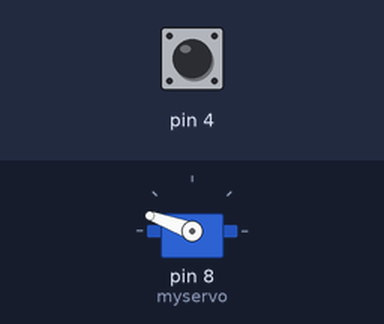
Simulated run of this sketch. Board: Arduino Uno, built with avr-gcc and run on an emulated ATmega328P. Shown: servo. The inputs (shaded band) are chosen by the test bench; at power-on: pin 4 HIGH.

Above: at 0.1 s.
At 3.1 s:
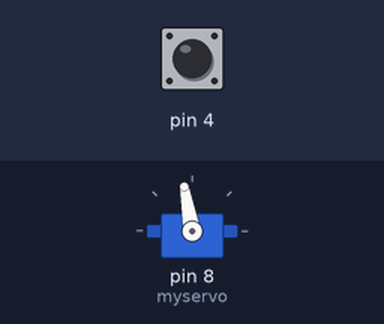
Timing chart, 0 to 4.6 s (numbered marks = the images above):
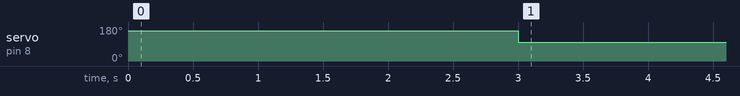

The sketch:

hand01.ino
```cpp
#include <Servo.h>

Servo myservo;

int trigger;

void setup() {

  pinMode(4, INPUT_PULLUP);

  myservo.attach(8);
  myservo.write(160);
  delay(3000);
  myservo.write(100);


}

void loop() {

  trigger = digitalRead(4);
  if (trigger == 0) {
    myservo.write(160);
  }


}
```

Measured:
- by itself, servo on pin 8 (myservo): 160° → 100° at 3.0 s
